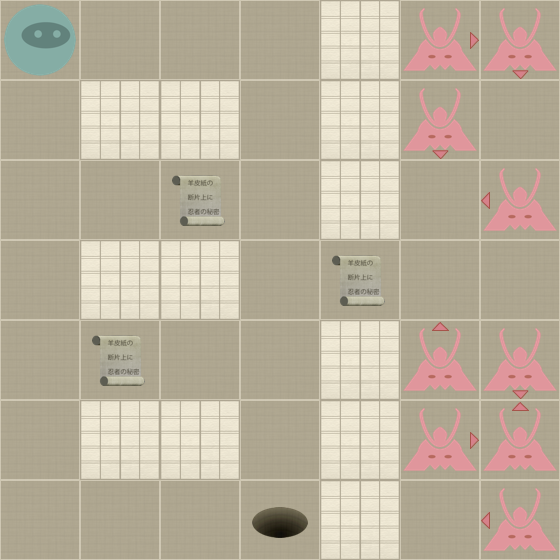

The image is a tile-based game level rendered from a .tmx file. Its description and source (layers, tilesets, objects; grid data summarised) follow:
An orthogonal 7x7 tile map with 80x80 px tiles, 2 tile layers (Level, Actors).

<map version="1.0" orientation="orthogonal" width="7" height="7" tilewidth="80" tileheight="80">
 <properties>
  <property name="moves" value="9" />
 </properties>
 <tileset firstgid="1" name="tiles" tilewidth="80" tileheight="80" spacing="2" margin="2">
  <image source="tiles-ipad.png" width="512" height="512" />
  <tile id="0">
   <properties>
    <property name="actor" value="exit" />
   </properties>
  </tile>
  <tile id="2">
   <properties>
    <property name="actor" value="guard" />
    <property name="direction" value="down" />
   </properties>
  </tile>
  <tile id="3">
   <properties>
    <property name="actor" value="guard" />
    <property name="direction" value="left" />
   </properties>
  </tile>
  <tile id="4">
   <properties>
    <property name="actor" value="guard" />
    <property name="direction" value="right" />
   </properties>
  </tile>
  <tile id="5">
   <properties>
    <property name="actor" value="guard" />
    <property name="direction" value="up" />
   </properties>
  </tile>
  <tile id="7">
   <properties>
    <property name="actor" value="player" />
   </properties>
  </tile>
  <tile id="8">
   <properties>
    <property name="actor" value="scroll" />
   </properties>
  </tile>
  <tile id="9">
   <properties>
    <property name="wall" value="1" />
   </properties>
  </tile>
 </tileset>
 <layer name="Level" width="7" height="7">
  <data>[49 cells, 49 non-empty, 2 distinct tile ids]</data>
 </layer>
 <layer name="Actors" width="7" height="7">
  <data>[49 cells, 14 non-empty, 7 distinct tile ids]</data>
 </layer>
</map>
